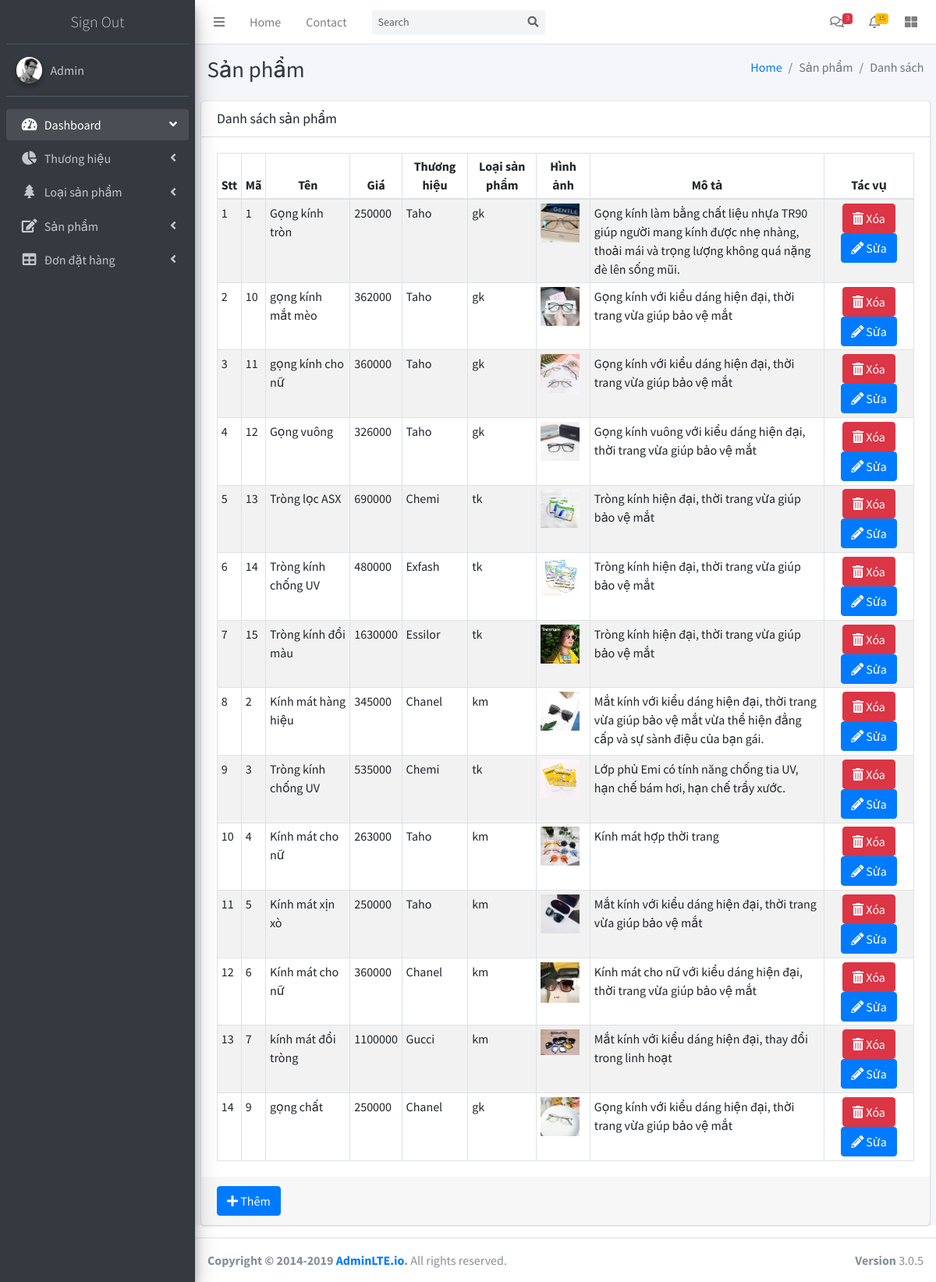
Page /admin/index.php?m=product&p=list (signed in) on the committed database.
### tables this page shows
CREATE TABLE IF NOT EXISTS `t_product` (
  `prodId` varchar(20) NOT NULL,
  `prodName` varchar(100) NOT NULL,
  `prodDes` text NOT NULL,
  `price` int(11) NOT NULL,
  `prodBrand` varchar(20) NOT NULL,
  `prodType` varchar(20) NOT NULL,
  `prodImage` varchar(200) NOT NULL,
  PRIMARY KEY (`prodId`),
  KEY `FK_Product_Brand` (`prodBrand`),
  KEY `FK_Product_Category` (`prodType`)
);

CREATE TABLE IF NOT EXISTS `t_brand` (
  `brandId` varchar(20) NOT NULL,
  `brandName` varchar(30) NOT NULL,
  PRIMARY KEY (`brandId`)
);

### admin/model/product.php (called while the page is built, shortened)
<?php
  function getAllProduct($obj){
    $sql = "SELECT * FROM t_product";
    $temp = $obj->query($sql);
    $data = $temp->fetchAll();
    return $data;
  }
?>

### admin/model/brand.php (called while the page is built, shortened)
<?php
  function getAllBrand($obj){
    $sql = "SELECT * FROM t_brand";
    $temp = $obj->query($sql);
    $data = $temp->fetchAll();
    return $data;
  }
?>

### admin/modules/product/list.php (the view)
<div class="card">
  <div class="card-header">
    <h5 class="card-title">Danh sách sản phẩm</h5>
  </div>
  <div class="card-body">
    <table class="table table-bordered table-hover table-striped table-sm">
      <thead>
        <tr>
          <th class="text-center">Stt</th>
          <th class="text-center">Mã</th>
          <th class="text-center">Tên</th>
          <th class="text-center">Giá</th>
          <th class="text-center">Thương hiệu</th>
          <th class="text-center">Loại sản phẩm</th>
          <th class="text-center">Hình ảnh</th>
          <th class="text-center">Mô tả</th>
          <th class="text-center">Tác vụ</th>
        </tr>
      </thead>
      <tbody>
        <?php
          $brandList = getAllBrand($obj);
          $data = getAllProduct($obj);
          $stt = 0;
          foreach($data as $key=>$value){
            $stt++;
        ?>
        <tr>
          <td><?php echo $stt ?></td>
          <td><?php echo $value['prodId'] ?></td>
          <td><?php echo $value['prodName'] ?></td>
          <td><?php echo $value['price'] ?></td>
          <td><?php
            foreach($brandList as $k=>$v){
              if($v['brandId'] == $value['prodBrand']){
                echo $v['brandName'];
              }
            }
          ?>
          </td>
          <td><?php echo $value['prodType'] ?></td>
          <td><img src="../public/images/products/<?php echo $value['prodImage'] ?>" width="50px" ></td>
          <td width="300px"><?php echo $value['prodDes'] ?></td>
          <td class="text-center">
            <a
              onclick="confirmDelete()"
              href="index.php?m=product&p=delete&id=<?php echo $value['prodId']?>"
              class="btn btn-danger"
            >
              <i class="fas fa-trash-alt"></i> Xóa
            </a>
            <a href="index.php?m=product&p=edit&id=<?php echo $value['prodId']?>" class="btn btn-primary">
              <i class="fas fa-pencil-alt"></i> Sửa
            </a>
          </td>
        </tr>
        <?php } ?>
      </tbody>
    </table>
  </div>
  <div class="card-footer">
    <a href="index.php?m=product&p=create" class="btn btn-primary"><i class="fas fa-plus"></i> Thêm</a>
  </div>
</div>

### admin/index.php (shortened to what this page needs)
<?php
include "../library/connect.php";
include "model/brand.php";
include "model/product.php";
$modules = array("brand", "categories", "product", "order");
$pages = array("list", "create", "delete", "edit", "detail");
?>
<!DOCTYPE html>
<html lang="vn">
<head>
  <?php include "block/head.php" ?>
</head>
<body class="hold-transition sidebar-mini">
  <div class="wrapper">
    <nav class="main-header navbar navbar-expand navbar-white navbar-light">
      <?php include "block/left_navbar.php" ?>
      <?php include "block/right_navbar.php" ?>
    </nav>
    <aside class="main-sidebar sidebar-dark-primary elevation-4">
      <div class="sidebar">
        <?php include "block/sidebar_user.php" ?>
        <?php include "block/sidebar_menu.php" ?>
      </div>
    </aside>
    <div class="content-wrapper">
      <?php include "block/content_header.php" ?>
      <div class="content">
        <?php
          if(isset($_GET["m"]) && isset($_GET["p"]))
          {
            $m = $_GET["m"];
            $p = $_GET["p"];
            foreach($modules as $module){
              if($module == $m){
                foreach($pages as $page){
                  if($page == $p){
                    include "modules/".$m."/".$p.".php";
                  }
                }
              }
            }
          }else{
            include "block/main_content.php";
          }
        ?>
      </div>
    </div>
    <?php include "block/footer.php" ?>
  </div>
</body>
</html>

### rows in the picture
t_product: prodId "1", prodName "Gọng kính tròn", price "250000", prodType "gk", prodImage (picture), prodDes "Gọng kính làm bằng chất liệu nhựa TR90 giúp người mang kính được nhẹ nhàng, thoải mái và trọng lượng không quá nặng đè lên sống mũi."
t_brand: brandName "Taho"
t_product: prodId "10", prodName "gọng kính mắt mèo", price "362000", prodType "gk", prodImage (picture), prodDes "Gọng kính với kiểu dáng hiện đại, thời trang vừa giúp bảo vệ mắt"
t_product: prodId "11", prodName "gọng kính cho nữ", price "360000", prodType "gk", prodImage (picture), prodDes "Gọng kính với kiểu dáng hiện đại, thời trang vừa giúp bảo vệ mắt"
t_product: prodId "12", prodName "Gọng vuông", price "326000", prodType "gk", prodImage (picture), prodDes "Gọng kính vuông với kiểu dáng hiện đại, thời trang vừa giúp bảo vệ mắt"
t_product: prodId "13", prodName "Tròng lọc ASX", price "690000", prodType "tk", prodImage (picture), prodDes "Tròng kính hiện đại, thời trang vừa giúp bảo vệ mắt"
t_brand: brandName "Chemi"
t_product: prodId "14", prodName "Tròng kính chống UV", price "480000", prodType "tk", prodImage (picture), prodDes "Tròng kính hiện đại, thời trang vừa giúp bảo vệ mắt"
t_brand: brandName "Exfash"
t_product: prodId "15", prodName "Tròng kính đổi màu", price "1630000", prodType "tk", prodImage (picture), prodDes "Tròng kính hiện đại, thời trang vừa giúp bảo vệ mắt"
t_brand: brandName "Essilor"
t_product: prodId "2", prodName "Kính mát hàng hiệu", price "345000", prodType "km", prodImage (picture), prodDes "Mắt kính với kiểu dáng hiện đại, thời trang vừa giúp bảo vệ mắt vừa thể hiện đẳng cấp và sự sành điệu của bạn gái."
t_brand: brandName "Chanel"
t_product: prodId "3", prodName "Tròng kính chống UV", price "535000", prodType "tk", prodImage (picture), prodDes "Lớp phủ Emi có tính năng chống tia UV, hạn chế bám hơi, hạn chế trầy xước."
t_product: prodId "4", prodName "Kính mát cho nữ", price "263000", prodType "km", prodImage (picture), prodDes "Kính mát hợp thời trang"
t_product: prodId "5", prodName "Kính mát xịn xò", price "250000", prodType "km", prodImage (picture), prodDes "Mắt kính với kiểu dáng hiện đại, thời trang vừa giúp bảo vệ mắt"
t_product: prodId "6", prodName "Kính mát cho nữ", price "360000", prodType "km", prodImage (picture), prodDes "Kính mát cho nữ với kiểu dáng hiện đại, thời trang vừa giúp bảo vệ mắt"
t_product: prodId "7", prodName "kính mát đổi tròng", price "1100000", prodType "km", prodImage (picture), prodDes "Mắt kính với kiểu dáng hiện đại, thay đổi trong linh hoạt"
t_brand: brandName "Gucci"
t_product: prodId "9", prodName "gọng chất", price "250000", prodType "gk", prodImage (picture), prodDes "Gọng kính với kiểu dáng hiện đại, thời trang vừa giúp bảo vệ mắt"

### other values in the picture
$h1 "Sản phẩm"
$item "Danh sách"
